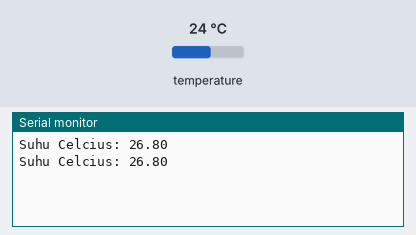
Simulated run of this sketch. Board: Arduino Uno, built with avr-gcc and run on an emulated ATmega328P. Shown: the last lines printed to the serial monitor. The inputs (shaded band) are chosen by the test bench; at power-on: temperature 24 °C.

Above: at 2.3 s.
2.4 s: temperature set to 12 °C
At 2.4 s:
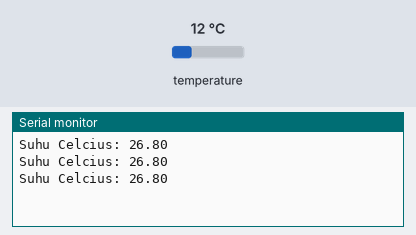
3.9 s: temperature set to 19 °C
At 3.9 s:
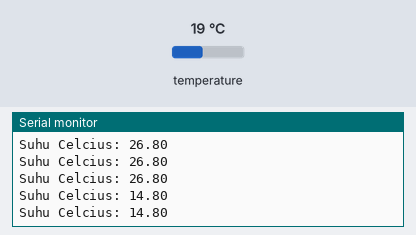
Timing chart, 0 to 6.9 s (numbered marks = the images above; inputs shaded):
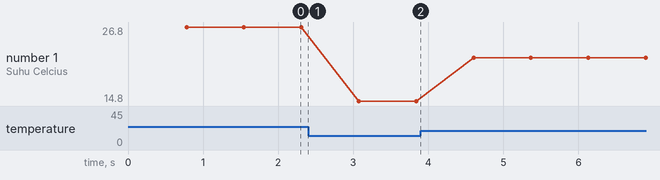

The sketch:

ds18b20.ino
```cpp
#include <DallasTemperature.h>
OneWire pin_DS18B20(17);
DallasTemperature DS18B20(&pin_DS18B20);

float suhu;
float tambah = 2.8;
float kurang = 0;

void setup(){

  Serial.begin(9600);
  DS18B20.begin();
}

void loop(){
  DS18B20.requestTemperatures();
  float celcius = DS18B20.getTempCByIndex(0);
  float suhu_celcius = celcius+tambah-kurang;
  suhu_celcius = suhu_celcius;

  Serial.print("Suhu Celcius: ");
  Serial.println(suhu_celcius);
}
```

Measured:
- plotted number 1: 26.8 → 14.8 after the input at 2.4 s, 14.8 → 21.8 after the input at 3.9 s
